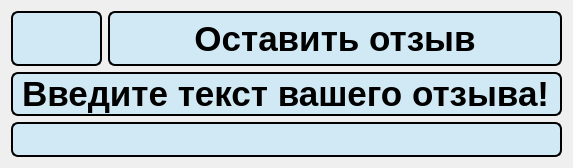
      <widget class="QWidget" name="feedback_page">
       <layout class="QVBoxLayout" name="verticalLayout_47">
        <item>
         <layout class="QVBoxLayout" name="verticalLayout_44">
          <item>
           <layout class="QVBoxLayout" name="verticalLayout_46" stretch="1,15">
            <item>
             <layout class="QHBoxLayout" name="horizontalLayout_16" stretch="2,21">
              <item>
               <widget class="QPushButton" name="back_23">
                <property name="sizePolicy">
                 <sizepolicy hsizetype="Expanding" vsizetype="Expanding">
                  <horstretch>0</horstretch>
                  <verstretch>0</verstretch>
                 </sizepolicy>
                </property>
                <property name="font">
                 <font>
                  <family>Comfortaa</family>
                  <pointsize>28</pointsize>
                  <bold>false</bold>
                 </font>
                </property>
                <property name="styleSheet">
                 <string notr="true">QPushButton {
                color: black;
                background-color: rgb(208, 233, 244);
                border: 2px solid black;
                border-radius: 7px;

            }
            QPushButton:hover {
                background-color: #d0dff4;
            } 
			QPushButton:pressed {
            	background-color: #1f6391;
        }</string>
                </property>
                <property name="text">
                 <string/>
                </property>
                <property name="icon">
                 <iconset resource="res_rc.qrc">
                  <normaloff>:/icon/icons/back.svg</normaloff>:/icon/icons/back.svg</iconset>
                </property>
               </widget>
              </item>
              <item>
               <widget class="QLabel" name="label_69">
                <property name="sizePolicy">
                 <sizepolicy hsizetype="Expanding" vsizetype="Expanding">
                  <horstretch>0</horstretch>
                  <verstretch>0</verstretch>
                 </sizepolicy>
                </property>
                <property name="styleSheet">
                 <string notr="true">color: black;
font-weight: bold;
font-size: 35px;
border: 2px solid black;
border-radius: 7px;
background-color: rgb(208, 233, 244);
</string>
                </property>
                <property name="text">
                 <string>Оставить отзыв</string>
                </property>
                <property name="alignment">
                 <set>Qt::AlignmentFlag::AlignCenter</set>
                </property>
               </widget>
              </item>
             </layout>
            </item>
            <item>
             <layout class="QVBoxLayout" name="verticalLayout_45" stretch="2,5">
              <item>
               <widget class="QLabel" name="label_70">
                <property name="sizePolicy">
                 <sizepolicy hsizetype="Expanding" vsizetype="Expanding">
                  <horstretch>0</horstretch>
                  <verstretch>0</verstretch>
                 </sizepolicy>
                </property>
                <property name="styleSheet">
                 <string notr="true">color: black;
font-weight: bold;
font-size: 35px;
border: 2px solid black;
border-radius: 7px;
qproperty-alignment: 'AlignCenter';
background-color: rgb(208, 233, 244);
</string>
                </property>
                <property name="text">
                 <string>Введите текст вашего отзыва!</string>
                </property>
               </widget>
              </item>
              <item>
               <widget class="QLineEdit" name="lineEdit_3">
                <property name="sizePolicy">
                 <sizepolicy hsizetype="Expanding" vsizetype="Expanding">
                  <horstretch>0</horstretch>
                  <verstretch>0</verstretch>
                 </sizepolicy>
                </property>
                <property name="toolTipDuration">
                 <number>-1</number>
                </property>
                <property name="styleSheet">
                 <string notr="true">color: black;
font-weight: bold;
font-size: 25px;
border: 2px solid black;
border-radius: 7px;
qproperty-alignment: 'AlignCenter';
background-color: rgb(208, 233, 244);
</string>
                </property>
                <property name="text">
                 <string/>
                </property>
               </widget>
              </item>
             </layout>
            </item>
           </layout>
          </item>
         </layout>
        </item>
       </layout>
      </widget>
